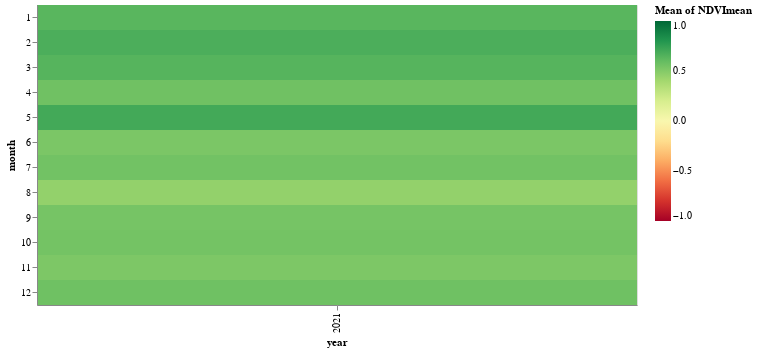

Notebook cell for this chart:
### Code cell
##Observe também que uma dica de ferramenta foi adicionada ao gráfico; 
##passar o mouse sobre as células revela os valores das variáveis selecionadas
alt.Chart(df_ndvi).mark_rect().encode(
    x='year:O',
    y='month:O',
    color=alt.Color(
        'mean(NDVImean):Q', scale=alt.Scale(scheme='redyellowgreen', domain=(-1, 1))),
    tooltip=[
        alt.Tooltip('Year:O', title='Year'),
        alt.Tooltip('Month:O', title='Month'),
        alt.Tooltip('mean(NDVImean):Q', title='NDVI')
    ]).properties(width=600, height=300)

### Figure 1 — Vega-Lite specification as saved in the notebook (floating-point values rounded to 4 significant figures)
{"config": {"view": {"continuousWidth": 400, "continuousHeight": 300}}, "data": {"name": "data-2af6904fe6c771938824bfb5e7071517"}, "mark": "rect", "encoding": {"color": {"aggregate": "mean", "field": "NDVImean", "scale": {"domain": [-1, 1], "scheme": "redyellowgreen"}, "type": "quantitative"}, "tooltip": [{"field": "Year", "title": "Year", "type": "ordinal"}, {"field": "Month", "title": "Month", "type": "ordinal"}, {"aggregate": "mean", "field": "NDVImean", "title": "NDVI", "type": "quantitative"}], "x": {"field": "year", "type": "ordinal"}, "y": {"field": "month", "type": "ordinal"}}, "height": 300, "width": 600, "$schema": "https://vega.github.io/schema/vega-lite/v4.17.0.json", "datasets": {"data-2af6904fe6c771938824bfb5e7071517": [{"Unnamed: 0": 0, "month": 1, "date": "2021-01-01", "year": 2021, "NDVImean": 0.7126, "NDVImin": -0.9861, "NDVImax": 0.9998, "NOME": "SAO GABRIEL"}, {"Unnamed: 0": 1, "month": 1, "date": "2021-01-01", "year": 2021, "NDVImean": 0.5532, "NDVImin": -0.9996, "NDVImax": 1.0, "NOME": "PORTO ALEGRE"}, {"Unnamed: 0": 2, "month": 2, "date": "2021-02-01", "year": 2021, "NDVImean": 0.7796, "NDVImin": -0.9875, "NDVImax": 0.9932, "NOME": "SAO GABRIEL"}, {"Unnamed: 0": 3, "month": 2, "date": "2021-02-01", "year": 2021, "NDVImean": 0.5631, "NDVImin": -0.9054, "NDVImax": 0.9979, "NOME": "PORTO ALEGRE"}, {"Unnamed: 0": 4, "month": 3, "date": "2021-03-01", "year": 2021, "NDVImean": 0.7251, "NDVImin": -0.9796, "NDVImax": 0.9981, "NOME": "SAO GABRIEL"}, {"Unnamed: 0": 5, "month": 3, "date": "2021-03-01", "year": 2021, "NDVImean": 0.5584, "NDVImin": -0.9968, "NDVImax": 0.9994, "NOME": "PORTO ALEGRE"}, {"Unnamed: 0": 6, "month": 4, "date": "2021-04-01", "year": 2021, "NDVImean": 0.5885, "NDVImin": -0.995, "NDVImax": 0.9936, "NOME": "SAO GABRIEL"}, {"Unnamed: 0": 7, "month": 4, "date": "2021-04-01", "year": 2021, "NDVImean": 0.538, "NDVImin": -0.9455, "NDVImax": 0.9614, "NOME": "PORTO ALEGRE"}, {"Unnamed: 0": 8, "month": 5, "date": "2021-05-01", "year": 2021, "NDVImean": 0.5974, "NDVImin": -0.9972, "NDVImax": 0.9886, "NOME": "SAO GABRIEL"}, {"Unnamed: 0": 9, "month": 5, "date": "2021-05-01", "year": 2021, "NDVImean": 0.8023, "NDVImin": 0.4769, "NDVImax": 0.9434, "NOME": "PORTO ALEGRE"}, {"Unnamed: 0": 10, "month": 6, "date": "2021-06-01", "year": 2021, "NDVImean": 0.5269, "NDVImin": -0.9162, "NDVImax": 0.995, "NOME": "PORTO ALEGRE"}, {"Unnamed: 0": 11, "month": 7, "date": "2021-07-01", "year": 2021, "NDVImean": 0.5934, "NDVImin": -0.8881, "NDVImax": 0.9994, "NOME": "SAO GABRIEL"}, {"Unnamed: 0": 12, "month": 7, "date": "2021-07-01", "year": 2021, "NDVImean": 0.5201, "NDVImin": -0.9914, "NDVImax": 0.9743, "NOME": "PORTO ALEGRE"}, {"Unnamed: 0": 13, "month": 8, "date": "2021-08-01", "year": 2021, "NDVImean": 0.5743, "NDVImin": -0.2885, "NDVImax": 0.9999, "NOME": "SAO GABRIEL"}, {"Unnamed: 0": 14, "month": 8, "date": "2021-08-01", "year": 2021, "NDVImean": 0.3313, "NDVImin": -0.0901, "NDVImax": 0.8912, "NOME": "PORTO ALEGRE"}, {"Unnamed: 0": 15, "month": 9, "date": "2021-09-01", "year": 2021, "NDVImean": 0.6698, "NDVImin": -0.3561, "NDVImax": 0.9999, "NOME": "SAO GABRIEL"}, {"Unnamed: 0": 16, "month": 9, "date": "2021-09-01", "year": 2021, "NDVImean": 0.415, "NDVImin": 0.3821, "NDVImax": 0.448, "NOME": "PORTO ALEGRE"}, {"Unnamed: 0": 17, "month": 10, "date": "2021-10-01", "year": 2021, "NDVImean": 0.5868, "NDVImin": -0.9954, "NDVImax": 0.9535, "NOME": "SAO GABRIEL"}, {"Unnamed: 0": 18, "month": 10, "date": "2021-10-01", "year": 2021, "NDVImean": 0.5136, "NDVImin": -0.9963, "NDVImax": 0.9944, "NOME": "PORTO ALEGRE"}, {"Unnamed: 0": 19, "month": 11, "date": "2021-11-01", "year": 2021, "NDVImean": 0.5137, "NDVImin": -0.986, "NDVImax": 0.9493, "NOME": "SAO GABRIEL"}, {"Unnamed: 0": 20, "month": 11, "date": "2021-11-01", "year": 2021, "NDVImean": 0.5321, "NDVImin": -0.8774, "NDVImax": 0.976, "NOME": "PORTO ALEGRE"}, {"Unnamed: 0": 21, "month": 12, "date": "2021-12-01", "year": 2021, "NDVImean": 0.5701, "NDVImin": -0.7411, "NDVImax": 0.9506, "NOME": "SAO GABRIEL"}, {"Unnamed: 0": 22, "month": 12, "date": "2021-12-01", "year": 2021, "NDVImean": 0.5585, "NDVImin": -0.9704, "NDVImax": 0.996, "NOME": "PORTO ALEGRE"}]}}
